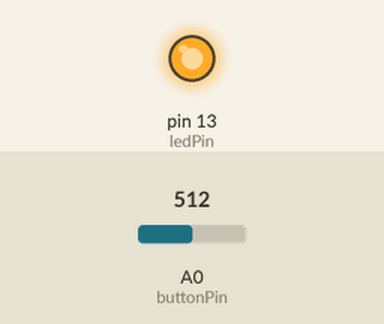
Simulated run of this sketch. Board: Arduino Uno, built with avr-gcc and run on an emulated ATmega328P. On the bench: output pins drawn as LEDs (lit = HIGH). The inputs (shaded band) are chosen by the test bench; at power-on: A0 (buttonPin) = 512. What the sketch prints to the serial monitor is not drawn.

Above: at 0.1 s.
Timing chart, 0 to 1.6 s (numbered marks = the images above):
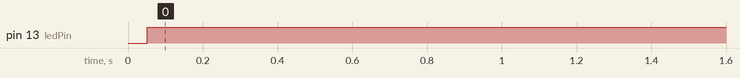

Measured:
- by itself, pin 13 (ledPin): LOW → HIGH at 0.05 s

The sketch:

switchcase_button_count_var2.ino
```cpp
/*
  Debounce

  Each time the input pin goes from LOW to HIGH (e.g. because of a push-button
  press), the output pin is toggled from LOW to HIGH or HIGH to LOW.  There's
  a minimum delay between toggles to debounce the circuit (i.e. to ignore
  noise).

  created 28 October 2009
  by Riaan Cornelius


  */

 // constants won't change. They're used here to
 // set pin numbers:
 const int buttonPin = 0;     // the number of the pushbutton pin
 const int ledPin =  13;      // the number of the LED pin for testing

 const int BUTTON1 = 1;
 const int BUTTON2 = 2;
 const int BUTTON3 = 3;
 const int BUTTON4 = 4;
 const int BUTTON5 = 5;

 const int BUTTON1LOW = 970;
 const int BUTTON1HIGH = 1024;
 const int BUTTON2LOW = 850;
 const int BUTTON2HIGH = 950;
 const int BUTTON3LOW = 700;
 const int BUTTON3HIGH = 800;
 const int BUTTON4LOW = 400;
 const int BUTTON4HIGH = 650;
 const int BUTTON5LOW = 250;
 const int BUTTON5HIGH = 350;

 // Variables will change:
 int ledState = HIGH;         // the current state of the output pin
 int buttonState;             // the current reading from the input pin
 int lastButtonState = LOW;   // the previous reading from the input pin

 // the following variables are long's because the time, measured in miliseconds,
 // will quickly become a bigger number than can be stored in an int.
 long lastDebounceTime = 0;  // the last time the output pin was toggled
 long debounceDelay = 50;    // the debounce time; increase if the output flickers

 void setup() {
   pinMode(buttonPin, INPUT);
   pinMode(ledPin, OUTPUT);
   Serial.begin(9600);
 }

 void loop() {
   // read the state of the switch into a local variable:
   int reading = analogRead(buttonPin);
   int tmpButtonState = LOW;             // the current reading from the input pin

   if(reading>BUTTON5LOW && reading<BUTTON5HIGH){
     //Read switch 5
     tmpButtonState = BUTTON5;
   }else if(reading>BUTTON4LOW && reading<BUTTON4HIGH){
     //Read switch 4
     tmpButtonState = BUTTON4;
   }else if(reading>BUTTON3LOW && reading<BUTTON3HIGH){
     //Read switch 3
     tmpButtonState = BUTTON3;
   }else if(reading>BUTTON2LOW && reading<BUTTON2HIGH){
     //Read switch 2
     tmpButtonState = BUTTON2;
   }else if(reading>BUTTON1LOW && reading<BUTTON1HIGH){
     //Read switch 1
     tmpButtonState = BUTTON1;
   }else{
     //No button is pressed;
     tmpButtonState = LOW;
   }

   // check to see if you just pressed the button
   // (i.e. the input went from LOW to a buttonState),  and you've waited
   // long enough since the last press to ignore any noise:

   // If the switch changed, due to noise or pressing:
   if (tmpButtonState != lastButtonState) {
     // reset the debouncing timer
     lastDebounceTime = millis();
   }

   if ((millis() - lastDebounceTime) > debounceDelay) {
     // whatever the reading is at, it's been there for longer
     // than the debounce delay, so take it as the actual current state:
     buttonState = tmpButtonState;
     Serial.println(buttonState);
   }

   // save the reading.  Next time through the loop,
   // it'll be the lastButtonState:
   lastButtonState = tmpButtonState;

   // set the LED using the state of the button for testing:
   switch(buttonState){
     case BUTTON1:
     digitalWrite(ledPin, buttonState>0);
     break;
     case BUTTON2:
     digitalWrite(ledPin, buttonState>0);
     break;
     case BUTTON3:
     digitalWrite(ledPin, buttonState>0);
     break;
     case BUTTON4:
     digitalWrite(ledPin, buttonState>0);
     break;
     case BUTTON5:
     digitalWrite(ledPin, buttonState>0);
     break;
   }
 }
```
